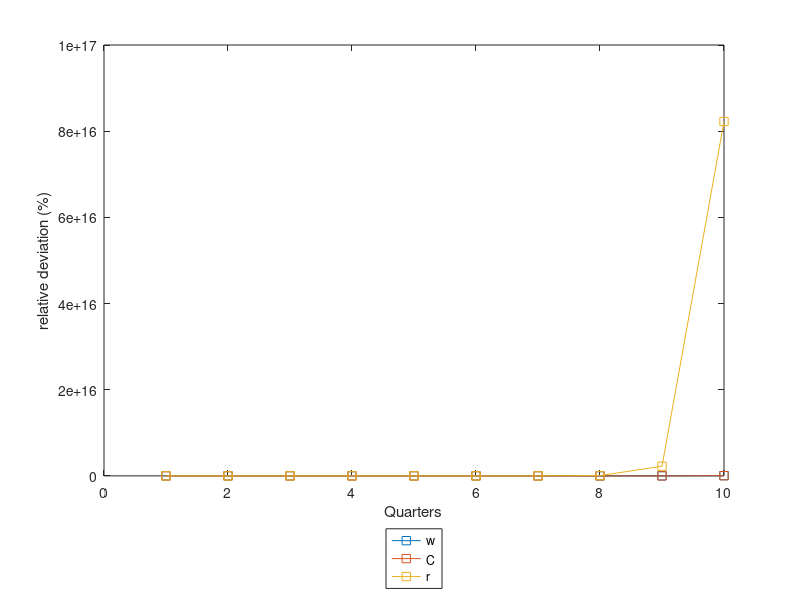

Recreate this plot in MATLAB. (Note: this script raises an error after producing the figure.)
clear   
close all

%%%%%%%%%%%%%%%%%%%%%%%%%%%%%%%%%%%%%%%%%%%%%%%%%%%%%%%%%%%%%%%
%              Money, New-Keynesian macroeconomics            %
%                    and the business cycle                   %
%                                                             %
%                  J.-O. Hairault, F. Portier                 %
%               European Economic Review, 1993                %
%                                                             %
% ------------------------------------------------------------%
%                     Replication Code by                     %
%    Alais Martin-Baillon, Antoine Mayerowitz, Arthur Stalla  %
%                          Fall 2016                          %
%%%%%%%%%%%%%%%%%%%%%%%%%%%%%%%%%%%%%%%%%%%%%%%%%%%%%%%%%%%%%%%

%%%%%%%%%%%%%%%%%%%%%%%%%%%%%%%%%%%%%%%%%%%%%%%%%%%%%%%%%%%%%%%
%%                     Country Choice                        %%
%%%%%%%%%%%%%%%%%%%%%%%%%%%%%%%%%%%%%%%%%%%%%%%%%%%%%%%%%%%%%%%

cntrymap = containers.Map([1,2],{'France','USA'}); % Map the selected number with country name (To display country name later)
prompt= 'Type the number of the country you want to simulate and press Enter: \n 1:France[default] \n 2:USA \n'; % Ask the user to choose a country

% Stock the selected country and check that the user has entered a legit value :
cntryid = input(prompt);
if isempty(cntryid) % test if empty
    cntryid = 1;
elseif cntryid==1 || cntryid==2 % test if != 1 or 2
else
    cntryid = 1;
end
country = cntrymap(cntryid); % Stock the country name
fprintf('The model will be simulated for %s\n ',country);


%%%%%%%%%%%%%%%%%%%%%%%%%%%%%%%%%%%%%%%%%%%%%%%%%%%%%%%%%%%%%%%
%%              Calibration and steady state                 %%
%%%%%%%%%%%%%%%%%%%%%%%%%%%%%%%%%%%%%%%%%%%%%%%%%%%%%%%%%%%%%%%

%      |  US  | |  FR  |
param=[ 0.95     0.98  ;    % rho_an
        0.95     0.99  ;    % rho_ap
        0.009    0.009 ;    % epsilon_an
        0.008    0.0058;    % epsilon_ap
        1.014    1.028 ;    % g_barre
        0.377    0.50  ;    % rho_g
        0.009    0.0098;    % epsilon_g
        0.2      0.2   ;    % H
        0.3      0.335 ;    % alpha 
        0.025    0.0125;    % delta
        -1/3     -1/3  ;    % a
        1/9      1/9   ;    % sigma
        0.197    0.225 ;    % gamma
        0.1      0.25  ;    % MPY
        1        1     ;    % phi
        0.1      0.007 ;    % MC
        0.988    0.988 ;    % beta
        0        0     ;];  % zeta

if cntryid == 1 
	calib = num2cell(param(:,2));
else
	calib = num2cell(param(:,1)); 
end	

% Declare variables
[rho_an rho_ap epsilon_an epsilon_ap g_barre rho_g epsilon_g H alpha delta a sigma gamma MPY phi MC beta zeta] = calib{:};


rho_a = rho_ap; % We suppose this for the moment. We should let the user decide.
A_barre = 1; 

z = (1/beta) - 1 + delta; 

KY = (alpha / (1 + gamma )) * (1/z) ; 
CY = 1 - delta * KY  ; 

Y = KY^(alpha/(1-alpha))*H;
C = CY* Y ;
K = KY * Y ; 

w = ((1-alpha)/ (1+gamma))* (Y/H) ;
gamma_2 = - ( 1 - g_barre * (1 + z - delta) ) * ( MPY / CY )^( 1/sigma ) ;
vP = gamma / (1 + gamma) ;  
mu = gamma;

MP = MPY * Y ;
MPY=0.25;

% Change in variables
Avar = (1+ sigma * ( a - 1)) / sigma;
Bvar = (1 - g_barre * (1 + z - delta ))* MP/C;
Cvar = (1 + sigma * ( a - 1))/ (sigma * (C^((sigma-1)/sigma) + gamma_2*(MP^((sigma-1)/sigma))));
Dvar = (g_barre / beta ) - 1;
Evar = (K*(delta - z) - w * H + C)^(-1);

epsilon=1-(g_barre/beta);
B1=((a*sigma-sigma+1)/sigma)*(1/(1-(epsilon*MPY*CY)));
B2=((a*sigma-sigma+1)/sigma)*(1/(1-(CY/(epsilon*MPY))));


%%%%%%%%%%%% Display parameters value %%%%%%%%%%%%

disp(' ');
param1=[alpha beta delta H rho_ap rho_g gamma sigma];
param2=[Y     C     K     w      z   MP ];
disp('    alpha     beta  	delta 	   H   	   rho_a    rhog     gamma      sigma'); 
disp(' ');
disp(param1);
disp(' ');
disp('    Y         C   	K  	  w       z	       MP ');
disp(param2);



%%%%%%%%%%%%%%%%%%%%%%%%%%%%%%%%%%%%%%%%%%%%%%%%%%%%%%%%%%%%%%%
%%		   	Linearized Model in Matrix Form 				 %%
%%%%%%%%%%%%%%%%%%%%%%%%%%%%%%%%%%%%%%%%%%%%%%%%%%%%%%%%%%%%%%%
M1=zeros(7,7); 
M2=zeros(7,5);
M3=zeros(7,2);


M4I = zeros(5,5);
M4L = zeros(5,5);
M5I = zeros(5,7); 
M5L = zeros(5,7); 
M6I = zeros(5,2);
M6L = zeros(5,2);


%%%%%%%%%%%% STATIC EQUATIONS %%%%%%%%%%%%
% Equation 23 -> OK
M1(1,1) = (Avar/(1-Bvar)) - 1/sigma;
M1(1,7) = (Avar*Bvar)/(1-Bvar);

M2(1,2) = (Avar*Bvar)/(1-Bvar);
M2(1,5) = 1;

% Equation 24 -> OK
M1(2,2) = (zeta * H)/(1-H);
M1(2,3) = 1;

M2(2,5) = -1;

%Equation 40 -> OK
M1(3,7) = 1;

M2(3,:) = [0 1 -1 0 0];

M3(3,2) = 1;

% Equation 30 -> OK
M1(4,:) = [0 1 1 0 -1 0 0];

M2(4,4) = -mu/(1+ mu);

% Equation 31 -> OK
M1(5,:) = [0 0 0 1 -1 0 0];

M2(5,1) = -1;
M2(5,4) = - mu/(1+mu);

% Equation 34 -> OK
M1(6,2) = alpha - 1;
M1(6,5) = 1;

M2(6,1) = alpha;

M3(6,1) = 1;

% % Equation 35 !!! 404 not Found !!! (equation (6) ?)
M1(7,2) = H*w;
M1(7,3) = H*w;
M1(7,4) = z*K;
M1(7,5) = -Y;
M1(7,6) =Y -w*H - z*K;

M2(7,1) = -z*K;


%%%%%%%%%%%% DYNAMICS EQUATIONS %%%%%%%%%%%%

% Equation 26 -> OK
M4I(1,5) = 1;
M4L(1,5) = -1;

M5I(1,4) = -1 - beta * ( delta - 1);

% Equation 27   -> Fausse
% M4I(2,1) = Evar * K;
% M4L(2,1) = Evar*K*(delta-1-z);
% 
% M5L(2,:) = [-Evar Evar*w*H Evar*w*H Evar*z*K 0 1 0];

M4I(2,1)=KY;
M4L(2,1)=-(1/beta)*KY;
M5L(2,1)=-CY;
M5L(2,2)= (1-alpha)/(1+gamma);
M5L(2,3)= (1-alpha)/(1+gamma);
M5L(2,4)= alpha/(1+gamma);
M5L(2,6)= gamma/(1+gamma);

% Equation 32   -> OK
M4L(3,4) = Y/(1+mu);

M5I(3,7) = phi*beta*g_barre^3;
M5L(3,7) = -phi*g_barre^2;

%Equation 25 
M5I(5,1) = -( Dvar*Cvar*C^( (sigma-1)/sigma ) );
M5I(5,4) = g_barre*z;
M5I(5,7) = (Dvar + 1 +Dvar*( (-1/sigma) + gamma_2 * Cvar*(MP)^((sigma-1)/sigma)) );

M4I(5,2) = Dvar* ( (-1/sigma) + gamma_2 * Cvar*(MP)^((sigma-1)/sigma) );
M4I(5,5) = -Dvar;


% Equation 40 bis magique -> OK
M4I(4,2) = 1;
M4L(4,3) = -1;

%%%%%%%%%%%%%%%%%%%%%%%%%%%%%%%%%%%%%%%%%%%%%%%%%%%%%%%%%%%%%%%
%%                      Reduced Form                 	     %%
%%%%%%%%%%%%%%%%%%%%%%%%%%%%%%%%%%%%%%%%%%%%%%%%%%%%%%%%%%%%%%%
M40 = M4I - M5I*inv(M1)*M2;
M41 = M4L - M5L*inv(M1)*M2;


M50 = M6I + M5I*inv(M1)*M3;
M51 = M6L + M5L*inv(M1)*M3;

% Matrices of equation A45 in KP&R :
W = -inv(M40)*M41;
R = inv(M40)*M50;
Q = inv(M40)*M51;

%%%%%%%%%%%%%%%%%%%%%%%%%%%%%%%%%%%%%%%%%%%%%%%%%%%%%%%%%%%%%%%
%%                      	Eigenvalues            			  %
%%%%%%%%%%%%%%%%%%%%%%%%%%%%%%%%%%%%%%%%%%%%%%%%%%%%%%%%%%%%%%%
[P,D]=eigs(W); % eigs() function gives eigenvalues in increasing order
EIG = eigs(W);

UR = numel(EIG(abs(EIG)==1));
back = numel(EIG(abs(EIG)<1));

if UR ~= 0,
    disp('Unit Root !')
else
    disp('No unit root :) ')
end

disp('Backward variables ')
disp(back)
disp('Forward variables  ')
disp(numel(EIG)-(back + UR))
pause

disp('Eigenvalues:')
disp(EIG);

if back == 2 && 5-(back + UR) == 3
    disp('Blanchard-Kahn Conditions are met !')
end

%%%%%%%%%%%%%%%%%%%%%%%%%%%%%%%%%%%%%%%%%%%%%%%%%%%%%%%%%%%%%%%
%%                     	Saddle Path                			  %
%%%%%%%%%%%%%%%%%%%%%%%%%%%%%%%%%%%%%%%%%%%%%%%%%%%%%%%%%%%%%%%

P1 = inv(P);

RHO = [rho_a 0 ; 0 rho_g];

% We decompose P1 into 3 matrices in order to decompose predetermined and jump
% variables and we'll get
%             ?             ?
%             |  Pss   Psa  |
%             | (1x2) (1x2) |
%   inv(P)=   |             | 
%             |  Pas   Paa  |
%             | (1x2) (1x2) |
%             ?             ?
Pss = P1(1:2,1:2);
Psa = P1(1:2,3:5);
Pas = P1(3:5,1:2);
Paa = P1(3:5,3:5);

% We split W into 2 systems of equation, W1 that depends on predetermined
% and W2 that depends on jump such that
%             ?             ?
%             |  Pss   Psa  |
%             | (1x2) (1x2) |
%   W=        |             | 
%             |  Pas   Paa  |
%             | (1x2) (1x2) |
%             ?             ?
W1 = W(1:2,:);
W2 = W(3:5,:);

% We split W1 into the matrix that multiply s and the one that multiply a:

W11 = W1(:,1:2);
W12 = W1(:,3:5);

% Then we have the new system for s_t+1

PIs = W11 - W12*inv(Paa)*Pas;

% We now want to express the forward variables as a linear combination of
% shocks.

mu_m = EIG(3);
mu_mu = EIG(4);
mu_l = EIG(5);

% CL
C = P1*R*RHO+P1*Q;
C = C(3:5,:);

CL = [ -C(1,1)*1/(mu_m - rho_a)  -C(1,2)*1/(mu_m - rho_g);
       -C(2,1)*1/(mu_mu - rho_a) -C(2,2)*1/(mu_mu - rho_g);
       -C(3,1)*1/(mu_l - rho_a)  -C(3,2)*1/(mu_l - rho_g)];

% Computation of PIa
PIa = W12*inv(Paa)*CL+R(1:2,:)*RHO+Q(1:2,:);

M = [PIs PIa ; zeros(2) RHO];


%% PId matrix:

V = -inv(Paa)*Pas;
U = inv(Paa)*CL;

mu = [V(2,1:2) U(2,1:2)];
lambda = [V(3,1:2) U(3,1:2)];

% last 2 lines of PI
PID = zeros(9,4);
PID(8,:) = mu;
PID(9,:) = lambda;

X = inv(M1)*M2;
Y = inv(M1)*M3;
Z = X(:,3:5)*inv(Paa)*Pas;

G1 = X(:,1)-Z(:,1);
G2 = X(:,2)-Z(:,2);
G3 = X(:,3:5)*inv(Paa)*CL+Y;

PID(1:7,:) = [G1 G2 G3];

%%%%%%%%%%%%%%%%%%%%%%%%%%%%%%%%%%%%%%%%%%
%% IRF
%%%%%%%%%%%%%%%%%%%%%%%%%%%%%%%%%%%%%%%%%%      
nrep = 10;

%Monetary shock
shock=[0;0;0;1];

for i = 1:nrep+1
    Rd(:,i) = (PID*M^(i-1))*shock;
    Rstate(:,i) = (M^(i-1))*shock;
end

k = Rstate(1,1:nrep)';
C = Rd(1,1:nrep)';
H = Rd(2,1:nrep)';
w = Rd(3,1:nrep)';
z = Rd(4,2:(nrep+1))';
Y = Rd(5,1:nrep)';
pi = Rd(6,1:nrep)';
f = Rd(7,1:nrep)';
mu = Rd(8,1:nrep)';
I = (Y-CY*C)/(1-CY);

figure
plot(1:nrep,[w,C,z],'-s');
legend('w','C','r','Location','southoutside');
xlabel('Quarters');
ylabel('relative deviation (%)');
set(gcf, 'Color', [1,1,1]);
hline = refline([0 0]);
set(hline,'LineStyle','--','color','black');

figure
plot(1:nrep,[pi,mu],'-s');
legend('pi','mu','Location','southoutside');
xlabel('Quarters');
ylabel('relative deviation (%)');
set(gcf, 'Color', [1,1,1]);

%%%%%%%%%%%%%%%%%%%%%%%%%%%%%%%%%%%%%%%%%%
%% Stochastic Simulation
%%%%%%%%%%%%%%%%%%%%%%%%%%%%%%%%%%%%%%%%%% 

nsimul = 100;

nlong=100;

% Drawing innovations
aleaa = normrnd(0,epsilon_ap,nlong,nsimul);
aleag = normrnd(0,epsilon_g,nlong,nsimul);

% Drawing autoregressive shocks
for i=2:nlong
    epsa(i,:) = rho_a*aleaa(i-1,:) + aleaa(i);
    epsg(i,:) = rho_g*aleag(i-1,:) + aleag(i);
end

% We can now simulate the model
h = waitbar(0,'Simulations are running, please wait...');
for j=1:nsimul
    waitbar(j / nsimul)
    
    S(:,1)=[0;0]; % State variables initialization
    for i=2:nlong;
        S(:,i)=M(1:2,1:2)*S(:,i-1)+M(1:2,3)*epsa(i-1,j)+M(1:2,4)*epsg(i-1,j); % We compute the dynamics of the state variables
    end;
    
    for i=1:nlong;
        CC(i,j) = PID(1,1:2)*S(:,i)+PID(1,3)*epsa(i,j)+PID(1,4)*epsg(i,j);
        HC(i,j) = PID(2,1:2)*S(:,i)+PID(2,3)*epsa(i,j)+PID(2,4)*epsg(i,j);
        WC(i,j) = PID(3,1:2)*S(:,i)+PID(3,3)*epsa(i,j)+PID(3,4)*epsg(i,j);
        RC(i,j) = PID(4,1:2)*S(:,i)+PID(4,3)*epsa(i,j)+PID(4,4)*epsg(i,j);
        YC(i,j) = PID(5,1:2)*S(:,i)+PID(5,3)*epsa(i,j)+PID(5,4)*epsg(i,j);
        PC(i,j) = PID(6,1:2)*S(:,i)+PID(6,3)*epsa(i,j)+PID(6,4)*epsg(i,j);
        FC(i,j) = PID(7,1:2)*S(:,i)+PID(7,3)*epsa(i,j)+PID(7,4)*epsg(i,j);
    end
end
close(h)


% Plot the first simulation

figure
subplot(221),plot(CC(:,1));
title('Consumption')
xlabel('Quarters')
ylabel('% Dev.')

subplot(222),plot(YC(:,1));
title('Output')
xlabel('Quarters')
ylabel('% Dev.')

subplot(223),plot(WC(:,1));
title('Wages')
xlabel('Quarters')
ylabel('% Dev.')

subplot(224),plot(HC(:,1));
title('Hours')
xlabel('Quarters')
ylabel('% Dev.')

figure
subplot(221),plot(aleaa(:,1));
title('White noise shocks, Technology')
xlabel('Quarters')
ylabel('% Dev.')

subplot(222),plot(aleag(:,1));
title('White noise shocks, Money growth')
xlabel('Quarters')
ylabel('% Dev.')

subplot(223),plot(epsa(:,1));
title('Total factor productivity')
xlabel('Quarters')
ylabel('% Dev.')

subplot(224),plot(epsg(:,1));
title('Money growth rate')
xlabel('Quarters')
ylabel('% Dev.')
